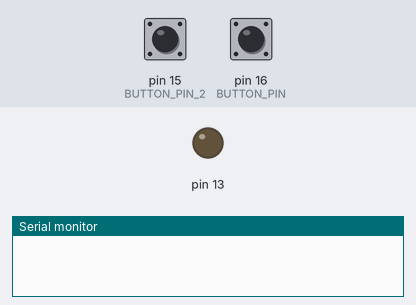
The sketch below on a simulated Arduino Mega 2560, built with avr-gcc and run on an emulated ATmega2560. Shown: output pins drawn as LEDs (lit = HIGH), the last lines printed to the serial monitor. The test bench sets the inputs (shaded band); at power-on: pin 15 (BUTTON_PIN_2) HIGH, pin 16 (BUTTON_PIN) HIGH.

Above: at 0.1 s.
At 3.2 s:
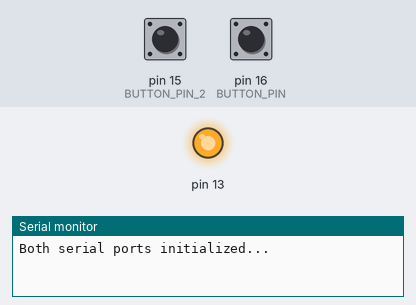
3.3 s: pin 15 (BUTTON_PIN_2) pulled LOW for 0.15 s
4.9 s: pin 16 (BUTTON_PIN) pulled LOW for 0.15 s
Timing chart, 0 to 7.9 s (numbered marks = the images above; inputs shaded):
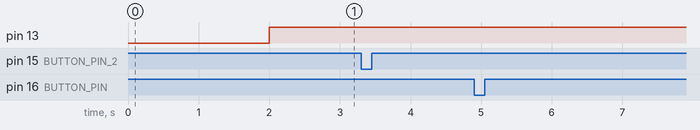

The sketch:

Just_Bartendro5_teensy.ino
```cpp
#include <Bounce2.h>

#define BUTTON_PIN_2 15
#define BUTTON_PIN 16
#define BUTTON_STRIP_GND_PIN 14


Bounce debouncer = Bounce();
Bounce debouncer2 = Bounce();


// Instantiate a Bounce object
byte d = 0xFF;

void setup() {

  // Setup the button with an internal pull-up :
  pinMode(BUTTON_PIN, INPUT_PULLUP);
  pinMode(BUTTON_PIN_2, INPUT_PULLUP);
  pinMode(BUTTON_STRIP_GND_PIN, OUTPUT);
  digitalWrite(BUTTON_STRIP_GND_PIN, LOW);
  pinMode(13, OUTPUT);


  // After setting up the button, setup the Bounce instance :
  debouncer.attach(BUTTON_PIN);
  debouncer.interval(20); // interval in ms
  debouncer2.attach(BUTTON_PIN_2);
  debouncer2.interval(20); // interval in ms


  delay(2000);
  Serial.begin(9600);
  Serial1.begin(9600);
  Serial.println("Both serial ports initialized...");

  //textmode...
  Serial1.write("!!!");
  //  Serial1.println("?");
  //  Serial1.write(d);
  Serial1.write(0x0D);


}


void loop() {

  // Update the Bounce instance :
  // debouncer.update();
    debouncer.update();
  debouncer2.update();
  digitalWrite(13, HIGH);
  // Turn on or off the LED as determined by the state :

  if (  debouncer.fell() ) {
    Serial.println("Button Press detected");
    dispense(30);
  }
  else if (  debouncer2.fell() ) {
    Serial.println("Button 2 Press detected");
    undispense();
  }
}
void undispense() {
  Serial1.write("backwards");
  Serial1.write(0x0D);
    delay(29);


  Serial1.write("tickdisp 55 135");
  //  Serial1.println("tickdisp 83 66");// tickdisp <ticks> <speed>
  Serial1.write(0x0D);
    delay(29);

  Serial1.write("forwards");
  Serial1.write(0x0D);
      delay(29);


}

void dispense(uint16_t ml) {
  //uint16_t ticks = int(ml*2.78F);
  //mySerial.print("Dispensing: ");
  //mySerial.print(ticks);
  //mySerial.println(" ticks");

  //header
  Serial1.write("tickdisp 11 135");
  //  Serial1.println("tickdisp 83 66");// tickdisp <ticks> <speed>
  Serial1.write(0x0D);
  delay(100);
}


//From toher online guide
//byte d=0xFF;
//mySerial.println("!!!");
//mySerial.println("?");
//mySerial.write(d);
```
